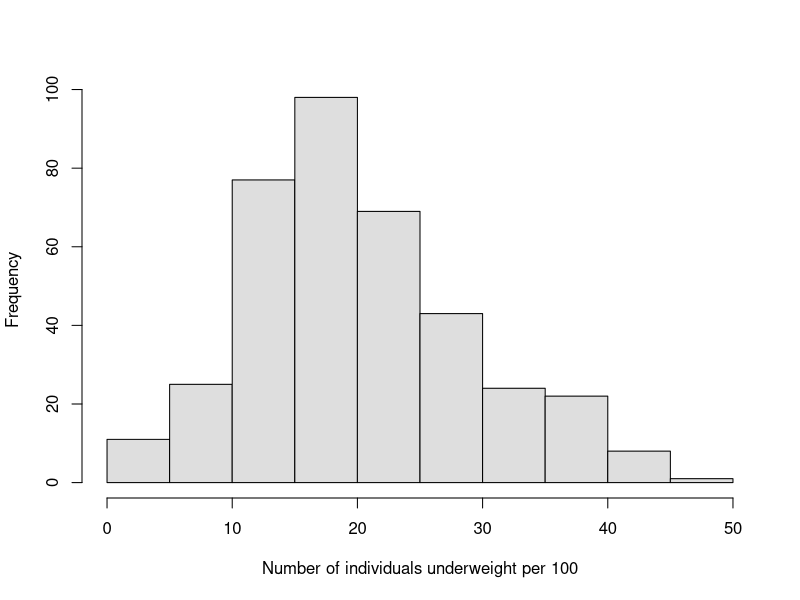
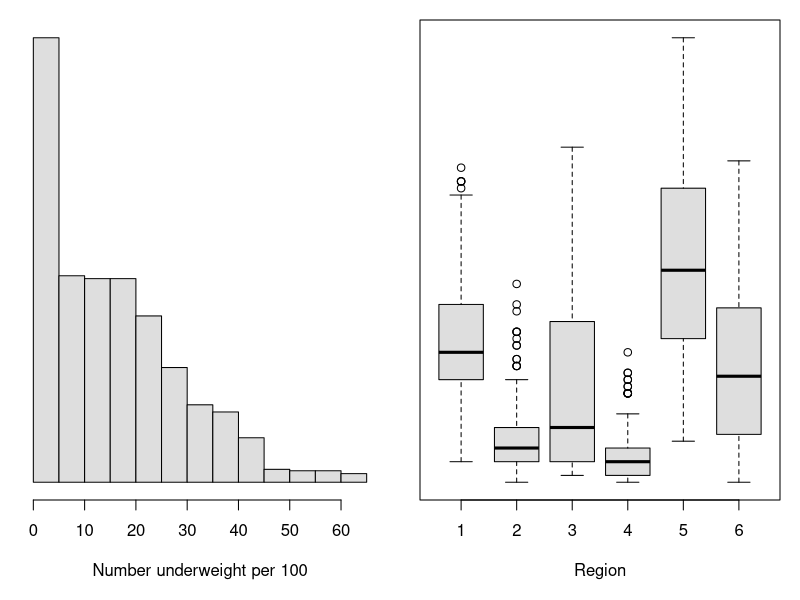
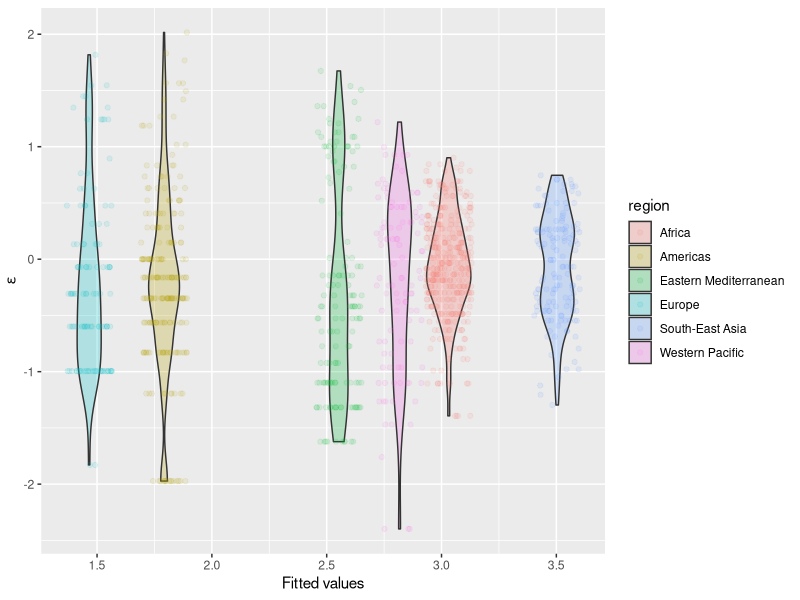
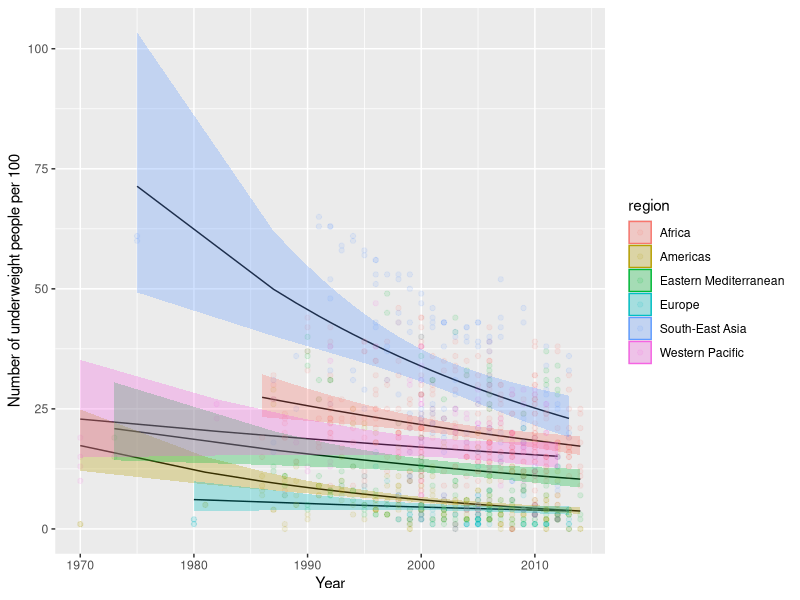

Write the R code that produced these figures, in order.
## ---- chunk 1

## ---- chunk 2
library(tidyverse) # For everything we love
library(MASS) # For negative.binomial family
library(car) # For Anova()
## ---- chunk 3
# Read in the data
uw <- read.csv("../../data/weights.csv")

# Look at the data
head(uw)
## ---- chunk 4
# Now we need to make the counts into an integer because these are
# counts and counts are
uw$number <- as.integer(uw$number)
## ---- chunk 5
# Make a new dataframe that contains only those records for which
# the region is `Africa`
africa <-
  uw %>%
  filter(region == "Africa")
## ---- chunk 6
hist(africa$number,
  col = "gray87",
  main = "",
  xlab = "Number of individuals underweight per 100"
)
## ---- chunk 7
# Fit the model, being sure to specify
# the appropriate error distribution and
# link function.
model <- glm(number ~ year + sex,
  data = africa,
  family = "negative.binomial"(theta = 1)
)
## ---- chunk 8
# Print the summary of the model
summary(model)
## ---- chunk 9
# Predict mean values of female
female <- 36.269089 - 0.016106 * mean(africa$year)
female

# Now, we need to use the inverse of the link function to get our prediction.
# Since the link function was 'log', we use:
exp(female)
## ---- chunk 10
# Look at the first 10 rows of data
head(uw, 10)

# Let's find out how many unique regions we have in the data set
unique(uw$region)
## ---- chunk 11
# Make a histogram
par(mfrow = c(1, 2), mar = c(5, 1, 1, 1))
hist(uw$number,
  yaxt = "n", ylab = "", col = "gray87", main = "",
  xlab = "Number underweight per 100"
)

# Make a boxplot
boxplot(number ~ region,
  data = uw, xaxt = "n", xlab = "Region", yaxt = "n",
  col = "gray87"
)
axis(1, labels = NULL)

# Resetting your mfrow parameter at the end of the code
par(mfrow = c(1, 1))
## ---- chunk 12
nb.mod <- glm(
  formula = number ~ region,
  data = uw,
  family = "negative.binomial"(theta = 1)
)
## ---- chunk 13
ggplot(nb.mod, aes(x = .fitted, y = .resid, fill = region)) +
  geom_violin(alpha = 0.25) +
  geom_jitter(aes(color = region), width = .1, alpha = 0.1) +
  xlab("Fitted values") +
  ylab(expression(paste(epsilon)))
## ---- chunk 14
# Example:
Anova(model, Type = "III")
## ---- chunk 15
# Get the summary of the model coefficients
res <- summary(nb.mod)$coefficients
res

# Now, make the predictions
preds <- c()
for (i in 1:nrow(res)) {
  if (i == 1) {
    preds[i] <- exp(res[1, 1])
  } else {
    preds[i] <- exp(res[1, 1] + res[i, 1])
  }
}

# Give the vector names to facilitate comparison
names(preds) <- row.names(res)
names(preds) <- gsub(names(preds), pattern = "region", replacement = "")
names(preds)[1] <- "Africa"

# Print the results
preds
## ---- chunk 16
# Fit the models
nb.add <- glm.nb(formula = number ~ region + year, data = uw)
nb.int <- glm.nb(formula = number ~ region * year, data = uw)

# Look at the results
AIC(nb.add, nb.int)

# No evidence for a significant interaction at alpha of 0.05
library(car)
Anova(nb.int, Type = "III")
## ---- chunk 17

pd <- data.frame(unique(data.frame(uw$region, uw$year)))
names(pd) <- c("region", "year")

prep <- data.frame(
  predict(nb.int, pd, type = "link", se.fit = TRUE)
)
prep$lwr <- prep$fit + prep$se.fit * qnorm(0.025)
prep$upr <- prep$fit + prep$se.fit * qnorm(0.975)

pred <- apply(prep, 2, exp)

preds <- data.frame(pd, pred)

ggplot(preds, aes(x = year, y = fit, fill = region)) +
  geom_line() +
  geom_point(aes(x = year, y = number, color = region), data = uw, alpha = 0.1) +
  geom_ribbon(aes(ymin = lwr, ymax = upr, color = NULL), alpha = .3) +
  xlab("Year") +
  ylab("Number of underweight people per 100")
